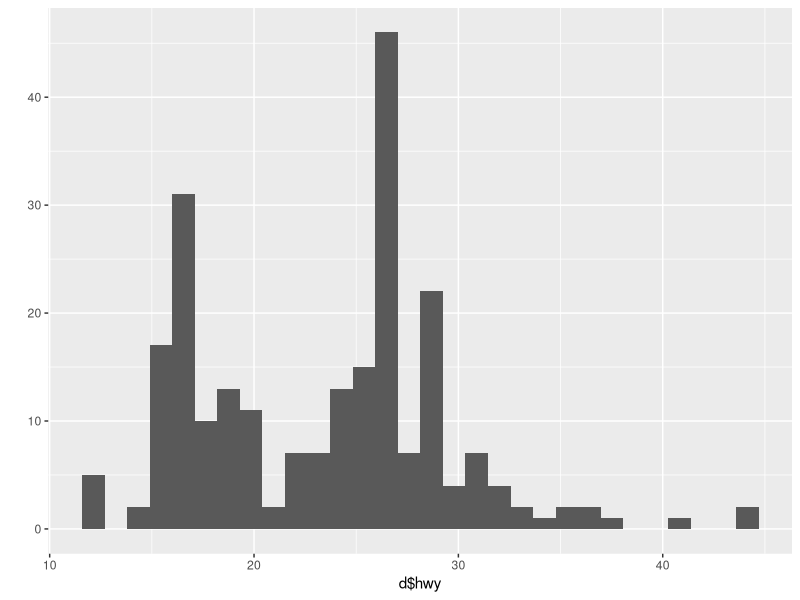
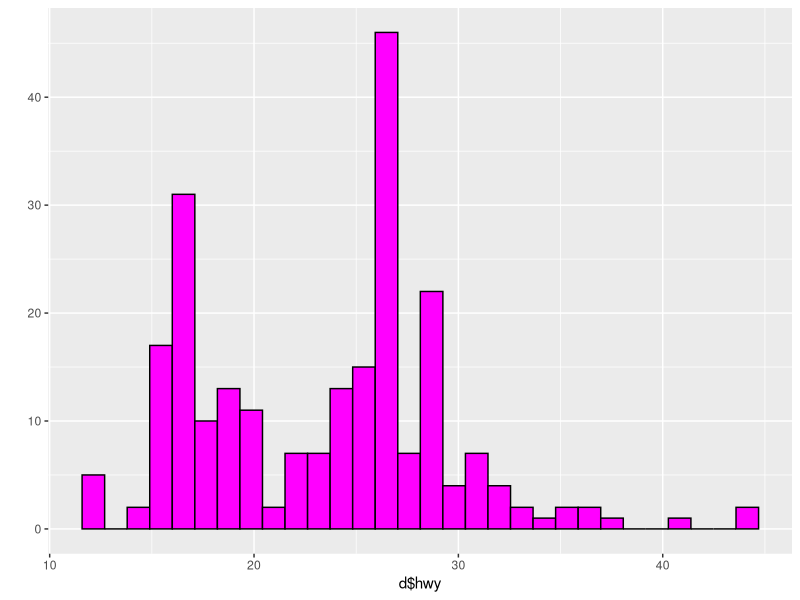
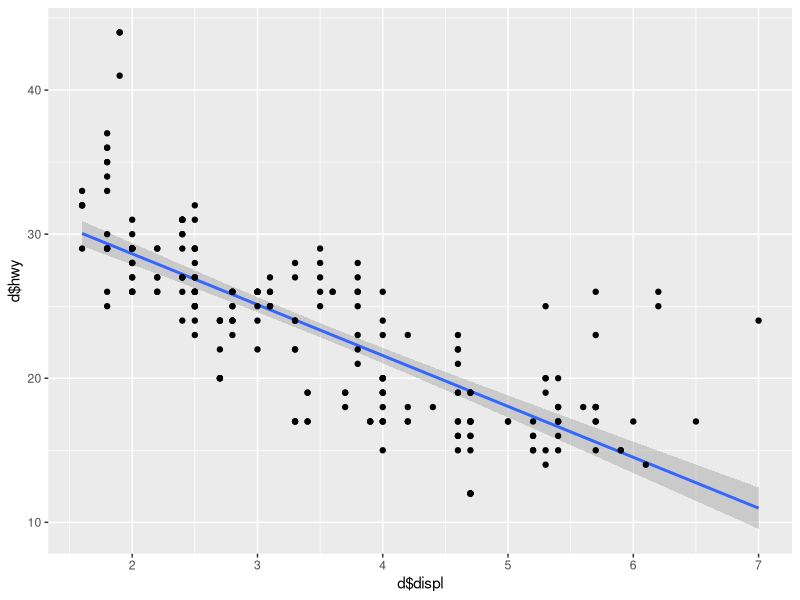
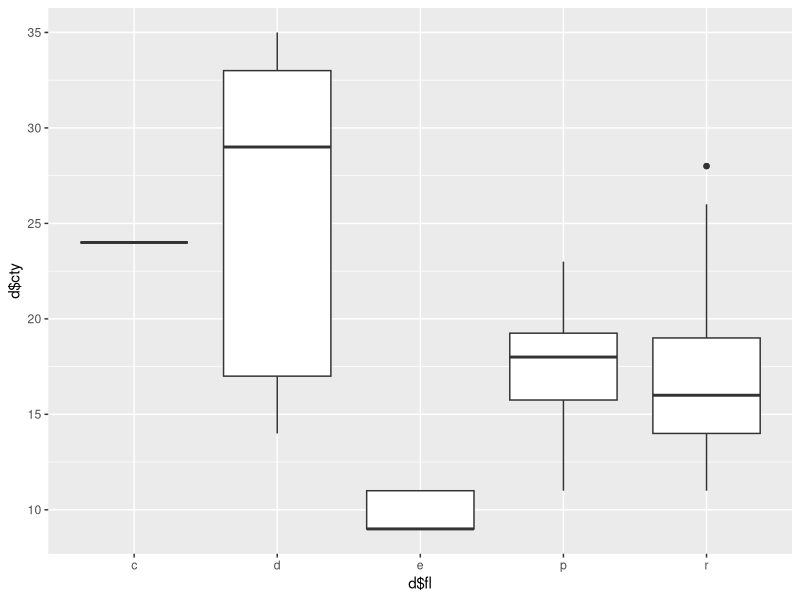
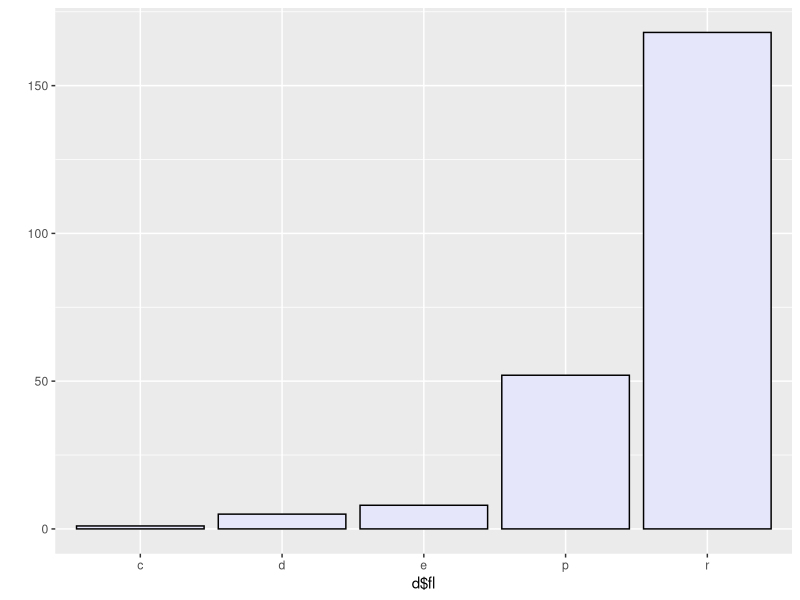
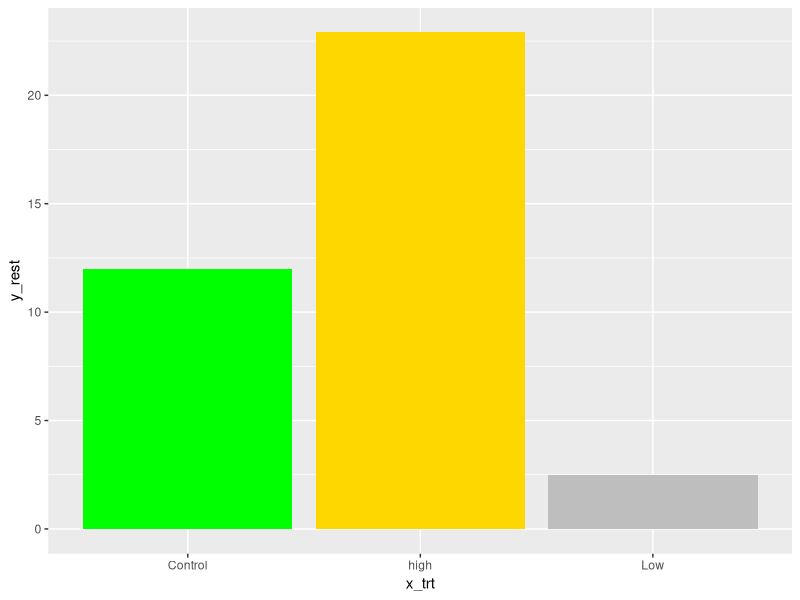
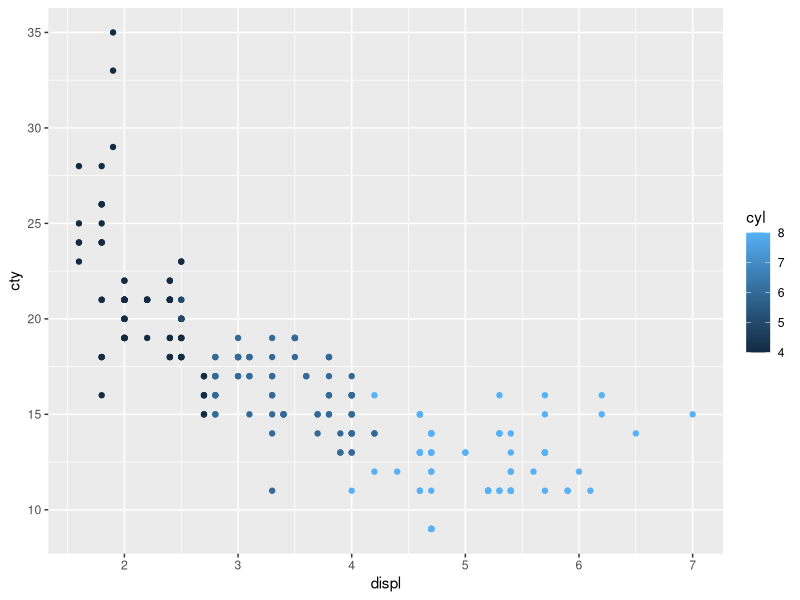
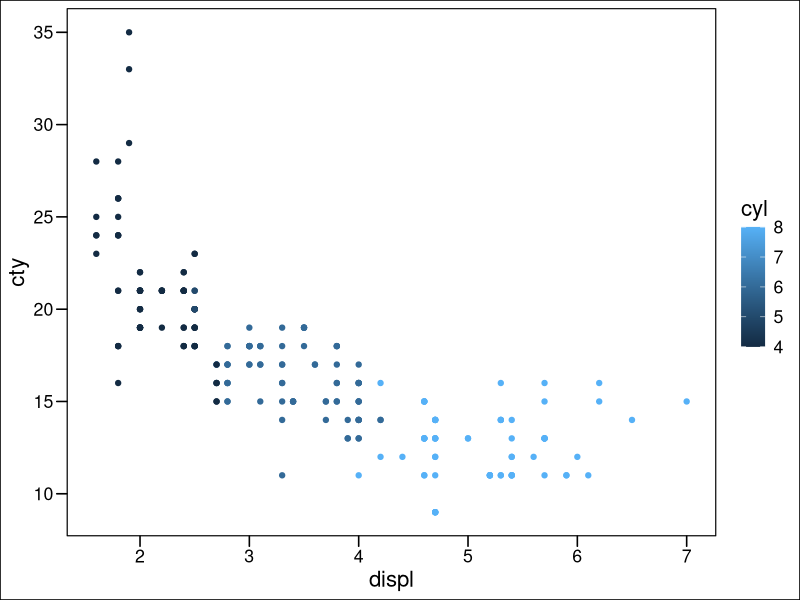

Here is the R script that generated these plots, in order:
####### ggplot2
####### 1/24/23
###### JWD


library(ggplot2)
library(ggthemes)
library(patchwork)

### TEMPLATE FOR GGPLOT CODE

### ggplot(data=<DATA HERE>, mapping = aes(x = xVAR, y = yVAR)) + <GEOM FUNCTION>
    ###print(p1)
     ##GEOM FUNCTION specify the type of plot you watn to  create (ie bar, scatter,        pie, etc)

#################### EXAMPLES #################### 

data(mpg)
d<-mpg

str(d)
library(dplyr)
glimpse(d)


#### QUICKPLOTS #####
  ## qplot: used for "quick plotting"

qplot(x=d$hwy)

qplot(x=d$hwy, fill= I("magenta"), color=I("black")) ### I() needed to recongze color

### SCATTERPLOTS:

qplot(x=d$displ, y=d$hwy, geom=c("smooth", "point"), method="lm") ### Command for scatter with linear line of best fit

## BOXPLOTS

qplot(x=d$fl, y=d$cty, geom="boxplot")

### BAR PLOTS

qplot(x=d$fl, geom="bar", fill=I("lavender"), color=I("black"))

### CREATING SOME DATA

x_trt<- c("Control", "Low", "high")
y_rest<- c(12, 2.5, 22.9)
qplot(x=x_trt, y=y_rest, geom = "col", fill=I(c("green", "gray", "gold")))


############ ggplot: USES DFRAMES INSTEAD OF VECTORS ####

p1<-ggplot(data=d, mapping=aes(x=displ, y=cty, color = cyl)) + 
  geom_point()#### color= delegates color by variable
p1

p1+theme_base()### can add to plot once the "base" version is saced as "Data"
### theme_<style> provides a number of different plot styles


p1+theme_bw(base_size=20, base_family="serif")

p2<- ggplot(data=d, aes(x=fl, fill=fl))+ 
  geom_bar()
p2
p2+coord_flip()### Command to rotate axis
p2+coord_flip()+theme_classic(base_size=15, base_family="sans")


##### ADDITONAL THEME MODIFICATIONS

p3<- ggplot(data=d, aes(x=displ, y=cty))+
  geom_point(size=6, shape=42, color="black", fill="cyan") + 
  xlab("Count") +
  ylab("Fuel") + 
  labs(title="The Glorious Graph", subtitle="b00b13z") 
p3
p3+xlim(1, 10) + ylim(8, 36)

library("viridis")
cols<-viridis(7, option="magma")
ggplot(data=d, aes(x=class, y=hwy, fill=class)) +
  geom_boxplot()+
  scale_fill_manual(values=cols)

### MULTI PANEL FIGURES

library(patchwork)
(p1/p2)+p3
